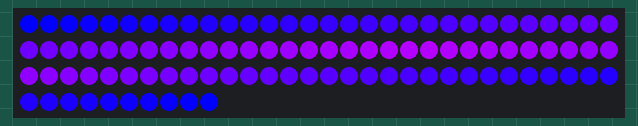
A sketch run on a simulated Arduino Uno, built with avr-gcc and run on an emulated ATmega328P. Parts: 100 RGB LEDs in strip order, left to right, continuing on the next row.

Above: at 0.02 s.
At 1.16 s:
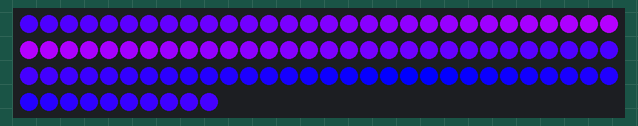
At 2.3 s:
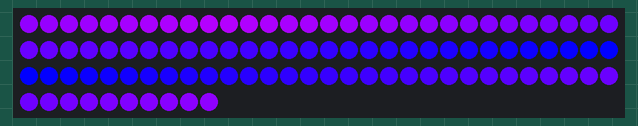
At 3.45 s:
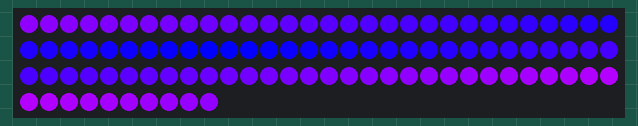
At 4.59 s:
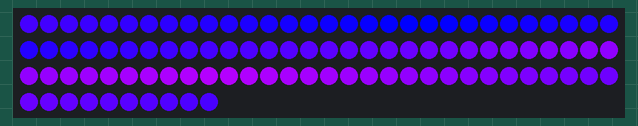

The sketch:

BluePurpleCycle.ino
```cpp
#include "FastLED.h"

#define NUM_LEDS 100
#define DATA_PIN 6

// Define the array of leds
CRGB leds[NUM_LEDS];

void setup() {
  FastLED.addLeds<WS2811, DATA_PIN, RGB>(leds, NUM_LEDS);
  FastLED.show();
}

void loop() {
  bluePurpleCycle(50);
}

void bluePurpleCycle(int wait) {
  int i, j;

  for (j = 0; j < NUM_LEDS; j++) {
    for (i = 0; i < NUM_LEDS; i++) {
      int x=(i+j) % NUM_LEDS;
      if (x>=NUM_LEDS/2)
        x=NUM_LEDS-1-x;
      x=180*x/(NUM_LEDS/2-1);
      leds[i] = CRGB(x,0,255);
    }
    FastLED.show();
    delay(wait);
  }
}
```

Measured:
- by itself, everything shown: repeats every 5.7 s, in 100 steps
